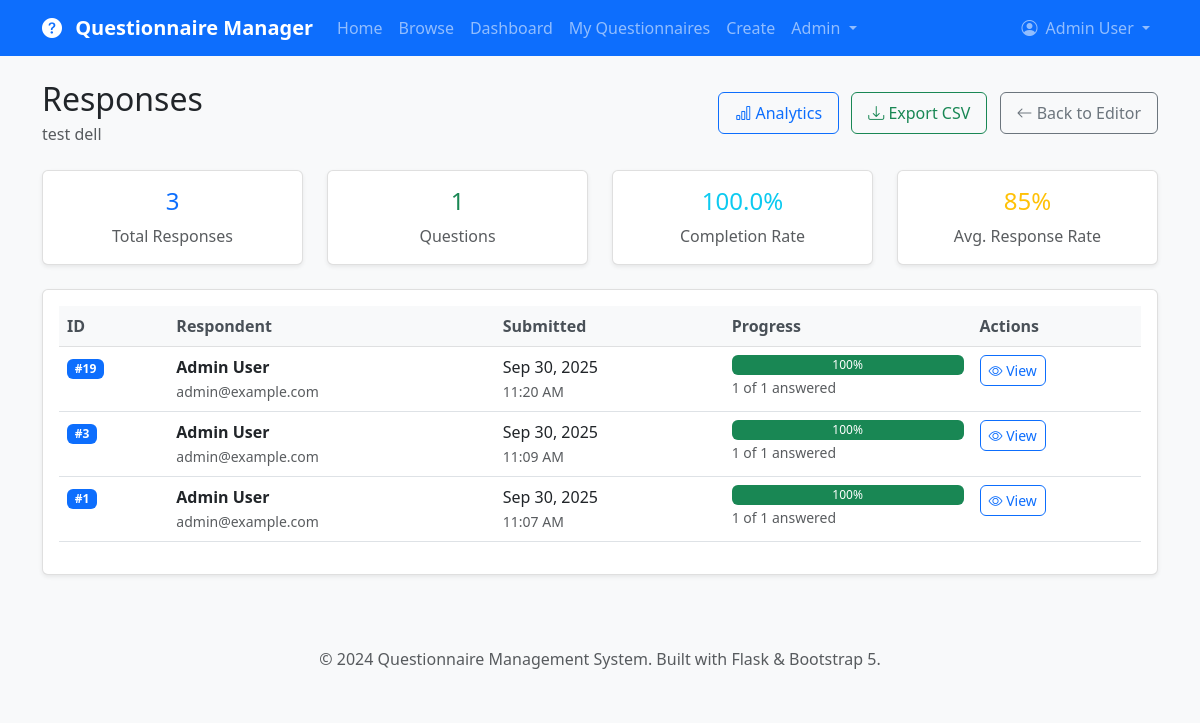
The page /questionnaire/1/responses (signed in) on the database as committed earlier.
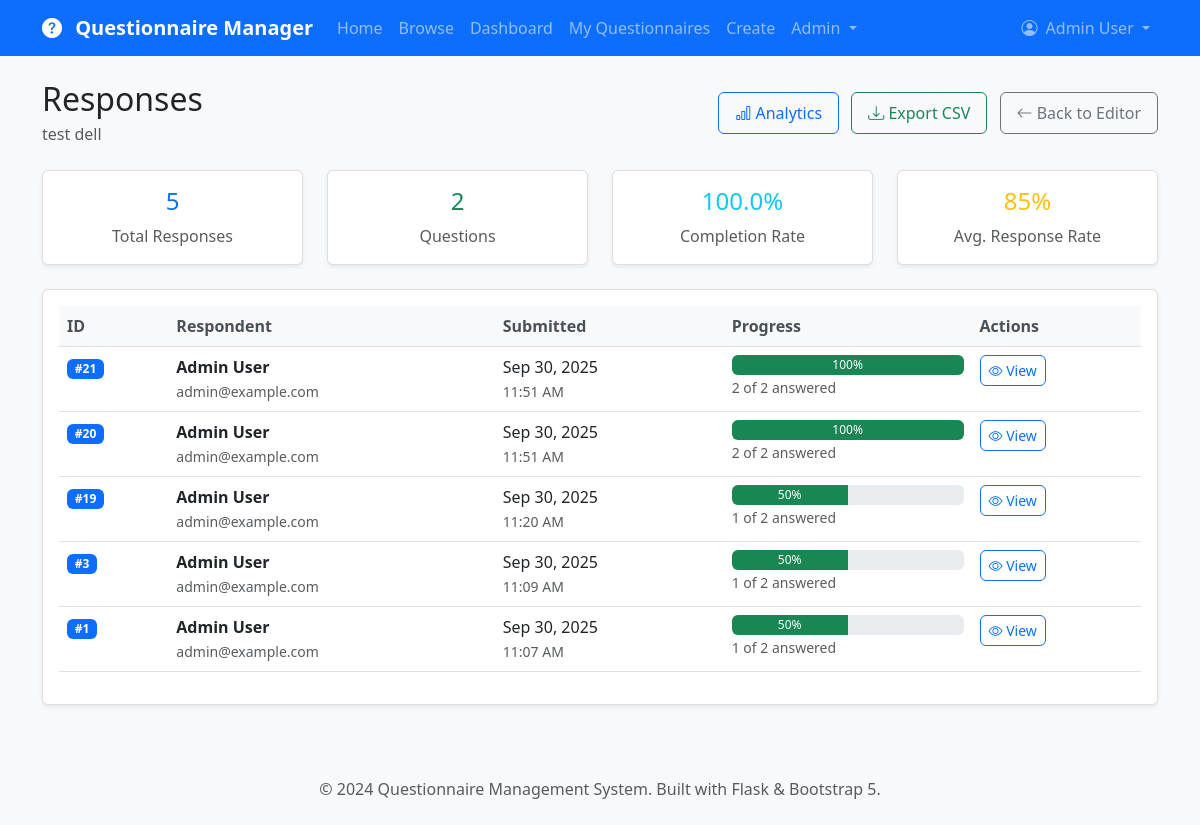
The same page on the database as committed later.
### app/models.py (models this page shows, shortened)
class User(UserMixin, db.Model):
    __tablename__ = 'users'
    id = db.Column(db.Integer, primary_key=True)
    username = db.Column(db.String(64), index=True, unique=True, nullable=False)
    email = db.Column(db.String(120), index=True, unique=True, nullable=False)
    password_hash = db.Column(db.String(128))
    first_name = db.Column(db.String(64))
    last_name = db.Column(db.String(64))
    role = db.Column(db.String(20), default='user')  # user, admin
    is_active = db.Column(db.Boolean, default=True)
    created_at = db.Column(db.DateTime, index=True, default=datetime.utcnow)
    last_login = db.Column(db.DateTime)
    created_questionnaires = db.relationship('Questionnaire', foreign_keys='Questionnaire.creator_id',
                                           backref='creator', lazy='dynamic', cascade='all, delete-orphan')
    responses = db.relationship('Response', backref='user', lazy='dynamic', cascade='all, delete-orphan')
    def get_full_name(self):
        if self.first_name and self.last_name:
            return f"{self.first_name} {self.last_name}"
        return self.username
    def is_admin(self):
        return self.role == 'admin'

class Questionnaire(db.Model):
    __tablename__ = 'questionnaires'
    id = db.Column(db.Integer, primary_key=True)
    title = db.Column(db.String(200), nullable=False)
    description = db.Column(db.Text)
    creator_id = db.Column(db.Integer, db.ForeignKey('users.id'), nullable=False)
    is_active = db.Column(db.Boolean, default=True)
    allow_anonymous = db.Column(db.Boolean, default=False)
    multiple_submissions = db.Column(db.Boolean, default=False)
    created_at = db.Column(db.DateTime, index=True, default=datetime.utcnow)
    updated_at = db.Column(db.DateTime, default=datetime.utcnow, onupdate=datetime.utcnow)
    questions = db.relationship('Question', backref='questionnaire', lazy='dynamic',
                              cascade='all, delete-orphan', order_by='Question.order')
    responses = db.relationship('Response', backref='questionnaire', lazy='dynamic',
                              cascade='all, delete-orphan')
    def get_completion_rate(self):
        total = self.responses.count()
        completed = self.responses.filter_by(is_complete=True).count()
        return (completed / total * 100) if total > 0 else 0
    def get_question_count(self):
        return self.questions.count()

class Response(db.Model):
    __tablename__ = 'responses'
    id = db.Column(db.Integer, primary_key=True)
    questionnaire_id = db.Column(db.Integer, db.ForeignKey('questionnaires.id'), nullable=False)
    user_id = db.Column(db.Integer, db.ForeignKey('users.id'), nullable=True)  # Nullable for anonymous
    session_id = db.Column(db.String(255))  # For anonymous users
    is_complete = db.Column(db.Boolean, default=False)
    submitted_at = db.Column(db.DateTime, index=True, default=datetime.utcnow)
    updated_at = db.Column(db.DateTime, default=datetime.utcnow, onupdate=datetime.utcnow)
    answers = db.relationship('Answer', backref='response', lazy='dynamic', cascade='all, delete-orphan')
    def get_progress_percentage(self):
        total_questions = self.questionnaire.questions.filter_by(is_required=True).count()
        answered_questions = self.answers.join(Question).filter(Question.is_required == True).count()
        return (answered_questions / total_questions * 100) if total_questions > 0 else 0
    def get_respondent_name(self):
        if self.user:
            return self.user.get_full_name()
        return f"Anonymous ({self.session_id[:8]}...)" if self.session_id else "Anonymous"

### app/main/routes.py (the view)
@bp.route('/questionnaire/<int:id>/responses')
@login_required
def questionnaire_responses(id):
    questionnaire = Questionnaire.query.get_or_404(id)
    if questionnaire.creator != current_user and not current_user.is_admin():
        flash('You do not have permission to view responses for this questionnaire.', 'danger')
        return redirect(url_for('main.questionnaires'))
    page = request.args.get('page', 1, type=int)
    responses = questionnaire.responses.filter_by(is_complete=True).order_by(
        desc(Response.submitted_at)
    ).paginate(
        page=page,
        per_page=current_app.config['RESPONSES_PER_PAGE'],
        error_out=False
    )
    return render_template('main/questionnaire_responses.html',
                         title=f'Responses - {questionnaire.title}',
                         questionnaire=questionnaire,
                         responses=responses)

### app/models.py (called while the page is built)
@login_manager.user_loader
def load_user(user_id):
    return User.query.get(int(user_id))

### app/templates/main/questionnaire_responses.html (shortened to what this page needs)
{% extends "base.html" %}
{% block content %}
<div class="d-flex justify-content-between align-items-center mb-4">
    <div>
        <h2 class="mb-1">Responses</h2>
        <p class="text-muted mb-0">{{ questionnaire.title }}</p>
    </div>
    <div>
        <a href="{{ url_for('main.questionnaire_analytics', id=questionnaire.id) }}" class="btn btn-outline-primary me-2">
            <i class="bi bi-bar-chart"></i> Analytics
        </a>
        <a href="{{ url_for('main.export_questionnaire_data', id=questionnaire.id) }}" class="btn btn-outline-success me-2">
            <i class="bi bi-download"></i> Export CSV
        </a>
        <a href="{{ url_for('main.edit_questionnaire', id=questionnaire.id) }}" class="btn btn-outline-secondary">
            <i class="bi bi-arrow-left"></i> Back to Editor
        </a>
    </div>
</div>
<div class="row mb-4">
    <div class="col-md-3">
        <div class="card text-center">
            <div class="card-body">
                <h4 class="text-primary">{{ responses.total }}</h4>
                <p class="card-text text-muted">Total Responses</p>
            </div>
        </div>
    </div>
    <div class="col-md-3">
        <div class="card text-center">
            <div class="card-body">
                <h4 class="text-success">{{ questionnaire.get_question_count() }}</h4>
                <p class="card-text text-muted">Questions</p>
            </div>
        </div>
    </div>
    <div class="col-md-3">
        <div class="card text-center">
            <div class="card-body">
                <h4 class="text-info">{{ "%.1f"|format(questionnaire.get_completion_rate()) }}%</h4>
                <p class="card-text text-muted">Completion Rate</p>
            </div>
        </div>
    </div>
    <div class="col-md-3">
        <div class="card text-center">
            <div class="card-body">
                <h4 class="text-warning">
                    {% if responses.total > 0 %}
                        85%
                    {% else %}
                        0%
                    {% endif %}
                </h4>
                <p class="card-text text-muted">Avg. Response Rate</p>
            </div>
        </div>
    </div>
</div>
<div class="card">
    <div class="card-body">
        {% if responses.items %}
            <div class="table-responsive">
                <table class="table table-hover">
                    <thead class="table-light">
                        <tr>
                            <th>ID</th>
                            <th>Respondent</th>
                            <th>Submitted</th>
                            <th>Progress</th>
                            <th>Actions</th>
                        </tr>
                    </thead>
                    <tbody>
                        {% for response in responses.items %}
                            <tr>
                                <td>
                                    <span class="badge bg-primary">#{{ response.id }}</span>
                                </td>
                                <td>
                                    <div>
                                        <strong>{{ response.get_respondent_name() }}</strong>
                                        {% if response.user %}
                                            <br><small class="text-muted">{{ response.user.email }}</small>
                                        {% endif %}
                                    </div>
                                </td>
                                <td>
                                    <div>
                                        {{ response.submitted_at.strftime('%b %d, %Y') }}
                                        <br><small class="text-muted">{{ response.submitted_at.strftime('%I:%M %p') }}</small>
                                    </div>
                                </td>
                                <td>
                                    {% set progress = response.get_progress_percentage() %}
                                    <div class="progress" style="height: 20px;">
                                        <div class="progress-bar bg-success"
                                             style="width: {{ progress }}%">
                                            {{ "%.0f"|format(progress) }}%
                                        </div>
                                    </div>
                                    <small class="text-muted">
                                        {{ response.answers.count() }} of {{ questionnaire.get_question_count() }} answered
                                    </small>
                                </td>
                                <td>
                                    <button class="btn btn-outline-primary btn-sm"
                                            onclick="viewResponse({{ response.id }})">
                                        <i class="bi bi-eye"></i> View
                                    </button>
                                </td>
                            </tr>
                        {% endfor %}
                    </tbody>
                </table>
            </div>
        {% endif %}
    </div>
</div>
{% endblock %}

### app/templates/base.html (shortened to what this page needs)
<!DOCTYPE html>
<html lang="en">
<head>
    <link href="https://cdn.jsdelivr.net/npm/bootstrap@5.3.0/dist/css/bootstrap.min.css" rel="stylesheet">
    <link rel="stylesheet" href="https://cdn.jsdelivr.net/npm/bootstrap-icons@1.10.0/font/bootstrap-icons.css">
    <link href="{{ url_for('static', filename='css/custom.css') }}" rel="stylesheet">
</head>
<body>
    <nav class="navbar navbar-expand-lg navbar-dark bg-primary">
        <div class="container">
            <a class="navbar-brand" href="{{ url_for('main.index') }}">
                <i class="bi bi-question-circle-fill me-2"></i>
                Questionnaire Manager
            </a>
            <div class="collapse navbar-collapse" id="navbarNav">
                <ul class="navbar-nav me-auto">
                    <li class="nav-item">
                        <a class="nav-link" href="{{ url_for('main.index') }}">Home</a>
                    </li>
                    <li class="nav-item">
                        <a class="nav-link" href="{{ url_for('main.questionnaires') }}">Browse</a>
                    </li>
                    {% if current_user.is_authenticated %}
                        <li class="nav-item">
                            <a class="nav-link" href="{{ url_for('main.dashboard') }}">Dashboard</a>
                        </li>
                        <li class="nav-item">
                            <a class="nav-link" href="{{ url_for('main.my_questionnaires') }}">My Questionnaires</a>
                        </li>
                        <li class="nav-item">
                            <a class="nav-link" href="{{ url_for('main.create_questionnaire') }}">Create</a>
                        </li>
                        {% if current_user.is_admin() %}
                            <li class="nav-item dropdown">
                                <a class="nav-link dropdown-toggle" href="#" role="button" data-bs-toggle="dropdown">
                                    Admin
                                </a>
                            </li>
                        {% endif %}
                    {% endif %}
                </ul>
                <ul class="navbar-nav">
                    {% if current_user.is_authenticated %}
                        <li class="nav-item dropdown">
                            <a class="nav-link dropdown-toggle" href="#" role="button" data-bs-toggle="dropdown">
                                <i class="bi bi-person-circle me-1"></i>
                                {{ current_user.get_full_name() }}
                            </a>
                        </li>
                    {% endif %}
                </ul>
            </div>
        </div>
    </nav>
    <main class="container mt-4">
        {% block content %}{% endblock %}
    </main>
    <footer class="bg-light text-center py-4 mt-5">
        <div class="container">
            <p class="text-muted mb-0">
                &copy; 2024 Questionnaire Management System.
                Built with Flask & Bootstrap 5.
            </p>
        </div>
    </footer>
</body>
</html>

### app/static/css/custom.css (style rules this page uses)
:root { --primary-color: #0d6efd; --secondary-color: #6c757d; --success-color: #198754; --danger-color: #dc3545; --warning-color: #ffc107; --info-color: #0dcaf0; }
body { font-family: 'Segoe UI', Tahoma, Geneva, Verdana, sans-serif; background-color: #f8f9fa; }
.navbar-brand { font-weight: 600; }
.card { box-shadow: 0 0.125rem 0.25rem rgba(0, 0, 0, 0.075); border: 1px solid rgba(0, 0, 0, 0.125); transition: box-shadow 0.15s ease-in-out; }
.progress { height: 0.5rem; }
.btn { border-radius: 0.375rem; font-weight: 500; padding: 0.5rem 1rem; transition: all 0.15s ease-in-out; }
.btn-sm { padding: 0.25rem 0.5rem; font-size: 0.875rem; }
.table { background-color: white; }
.table th { background-color: #f8f9fa; border-top: none; font-weight: 600; color: #495057; }

Rows that differ between the two databases and show on the page:
added Response: id "21", get_respondent_name "Admin User", user.email "admin@example.com", submitted_at "Sep 30, 2025", submitted_at "11:51 AM", {{ progress }} 100.0 (drawn), progress "100", answers.count "2", get_question_count "2"
added Response: id "20", get_respondent_name "Admin User", user.email "admin@example.com", submitted_at "Sep 30, 2025", submitted_at "11:51 AM", {{ progress }} 100.0 (drawn), progress "100", answers.count "2", get_question_count "2"
computed for Response "11:20 AM": {{ progress }} 100.0 → 50.0 (drawn); progress "100" → "50"; get_question_count "1" → "2"
computed for Response "11:09 AM": {{ progress }} 100.0 → 50.0 (drawn); progress "100" → "50"; get_question_count "1" → "2"
computed for Response "11:07 AM": {{ progress }} 100.0 → 50.0 (drawn); progress "100" → "50"; get_question_count "1" → "2"
Other text that changed with them:
{{ responses.total }}: "3" → "5"
{{ questionnaire.get_question_count() }}: "1" → "2"
